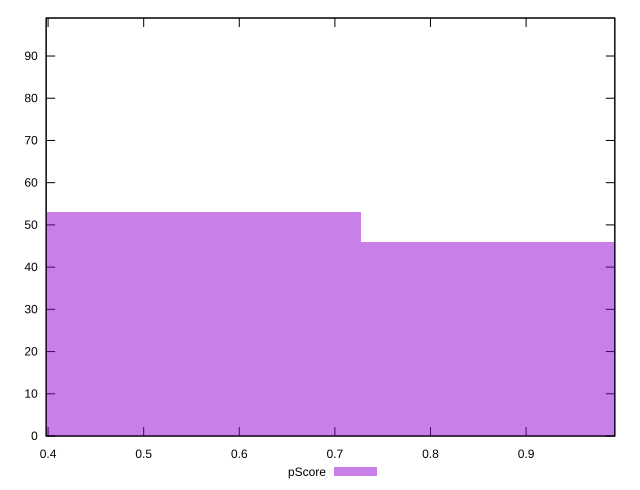

Generate this figure with gnuplot:
reset

$pScore <<EOF
0.4847229435427369 53
0.9694458870854737 46
EOF

set key outside below
set boxwidth 0.4847229435427369
set xrange [0.39797208748259905:0.9928025124614306]
set yrange [0:99]
set trange [0:99]
set style fill transparent solid 0.5 noborder
set terminal svg size 640, 490 enhanced background rgb 'white'
set output "reports/report_00027_2021-02-24T12-40-31.850Z/mainthread-work-breakdown/samples/card/pScore/histogram.svg"

plot $pScore title "pScore" with boxes

reset
